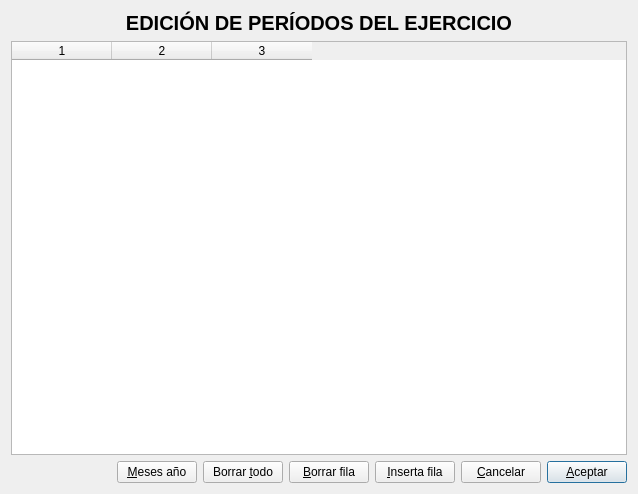
<ui version="4.0" >
 <class>periodos</class>
 <widget class="QDialog" name="periodos" >
  <property name="geometry" >
   <rect>
    <x>0</x>
    <y>0</y>
    <width>638</width>
    <height>494</height>
   </rect>
  </property>
  <property name="windowTitle" >
   <string>Períodos de ejercicio</string>
  </property>
  <layout class="QVBoxLayout" >
   <item>
    <widget class="QLabel" name="label" >
     <property name="font" >
      <font>
       <pointsize>15</pointsize>
       <weight>75</weight>
       <bold>true</bold>
      </font>
     </property>
     <property name="text" >
      <string>EDICIÓN DE PERÍODOS DEL EJERCICIO</string>
     </property>
     <property name="alignment" >
      <set>Qt::AlignCenter</set>
     </property>
    </widget>
   </item>
   <item>
    <widget class="QTableWidget" name="tableWidget" >
     <property name="rowCount" >
      <number>0</number>
     </property>
     <property name="columnCount" >
      <number>3</number>
     </property>
     <column/>
     <column/>
     <column/>
    </widget>
   </item>
   <item>
    <layout class="QHBoxLayout" >
     <item>
      <spacer>
       <property name="orientation" >
        <enum>Qt::Horizontal</enum>
       </property>
       <property name="sizeHint" >
        <size>
         <width>40</width>
         <height>20</height>
        </size>
       </property>
      </spacer>
     </item>
     <item>
      <widget class="QPushButton" name="mesespushButton" >
       <property name="text" >
        <string>&amp;Meses año</string>
       </property>
      </widget>
     </item>
     <item>
      <widget class="QPushButton" name="borratodopushButton" >
       <property name="text" >
        <string>Borrar &amp;todo</string>
       </property>
      </widget>
     </item>
     <item>
      <widget class="QPushButton" name="borrafilapushButton" >
       <property name="text" >
        <string>&amp;Borrar fila</string>
       </property>
      </widget>
     </item>
     <item>
      <widget class="QPushButton" name="insertapushButton" >
       <property name="text" >
        <string>&amp;Inserta fila</string>
       </property>
      </widget>
     </item>
     <item>
      <widget class="QPushButton" name="cancelarpushButton" >
       <property name="text" >
        <string>&amp;Cancelar</string>
       </property>
      </widget>
     </item>
     <item>
      <widget class="QPushButton" name="aceptarpushButton" >
       <property name="text" >
        <string>&amp;Aceptar</string>
       </property>
       <property name="default" >
        <bool>true</bool>
       </property>
      </widget>
     </item>
    </layout>
   </item>
  </layout>
 </widget>
 <resources/>
 <connections>
  <connection>
   <sender>cancelarpushButton</sender>
   <signal>clicked()</signal>
   <receiver>periodos</receiver>
   <slot>reject()</slot>
   <hints>
    <hint type="sourcelabel" >
     <x>457</x>
     <y>459</y>
    </hint>
    <hint type="destinationlabel" >
     <x>368</x>
     <y>465</y>
    </hint>
   </hints>
  </connection>
 </connections>
</ui>
